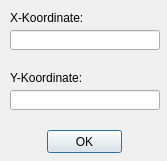
<?xml version="1.0" encoding="UTF-8"?>
<ui version="4.0">
 <class>MbsTransformDialogBase</class>
 <widget class="QDialog" name="MbsTransformDialogBase">
  <property name="geometry">
   <rect>
    <x>0</x>
    <y>0</y>
    <width>167</width>
    <height>161</height>
   </rect>
  </property>
  <property name="font">
   <font>
    <family>Yu Gothic UI</family>
   </font>
  </property>
  <property name="windowTitle">
   <string>Koordinaten</string>
  </property>
  <widget class="QLabel" name="label">
   <property name="geometry">
    <rect>
     <x>10</x>
     <y>10</y>
     <width>150</width>
     <height>16</height>
    </rect>
   </property>
   <property name="font">
    <font>
     <pointsize>9</pointsize>
    </font>
   </property>
   <property name="text">
    <string>X-Koordinate:</string>
   </property>
  </widget>
  <widget class="QLineEdit" name="lineEdit">
   <property name="geometry">
    <rect>
     <x>10</x>
     <y>30</y>
     <width>150</width>
     <height>20</height>
    </rect>
   </property>
   <property name="readOnly">
    <bool>true</bool>
   </property>
  </widget>
  <widget class="QLabel" name="label_2">
   <property name="geometry">
    <rect>
     <x>10</x>
     <y>70</y>
     <width>150</width>
     <height>16</height>
    </rect>
   </property>
   <property name="font">
    <font>
     <pointsize>9</pointsize>
    </font>
   </property>
   <property name="text">
    <string>Y-Koordinate:</string>
   </property>
  </widget>
  <widget class="QLineEdit" name="lineEdit_2">
   <property name="geometry">
    <rect>
     <x>10</x>
     <y>90</y>
     <width>150</width>
     <height>20</height>
    </rect>
   </property>
   <property name="readOnly">
    <bool>true</bool>
   </property>
  </widget>
  <widget class="QPushButton" name="pushButton">
   <property name="geometry">
    <rect>
     <x>47</x>
     <y>130</y>
     <width>75</width>
     <height>23</height>
    </rect>
   </property>
   <property name="text">
    <string>OK</string>
   </property>
  </widget>
 </widget>
 <resources>
  <include location="resources.qrc"/>
 </resources>
 <connections/>
</ui>
